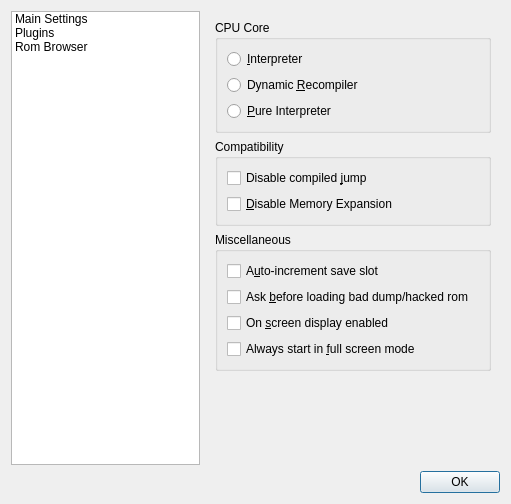
<ui version="4.0" >
 <class>SettingsDialog</class>
 <widget class="QDialog" name="SettingsDialog" >
  <property name="geometry" >
   <rect>
    <x>0</x>
    <y>0</y>
    <width>511</width>
    <height>504</height>
   </rect>
  </property>
  <property name="windowTitle" >
   <string>Dialog</string>
  </property>
  <layout class="QVBoxLayout" name="verticalLayout" >
   <item>
    <layout class="QHBoxLayout" name="horizontalLayout" >
     <item>
      <widget class="QListWidget" name="listWidget" >
       <property name="horizontalScrollBarPolicy" >
        <enum>Qt::ScrollBarAlwaysOff</enum>
       </property>
       <item>
        <property name="text" >
         <string>Main Settings</string>
        </property>
       </item>
       <item>
        <property name="text" >
         <string>Plugins</string>
        </property>
       </item>
       <item>
        <property name="text" >
         <string>Rom Browser</string>
        </property>
       </item>
      </widget>
     </item>
     <item>
      <widget class="QStackedWidget" name="stackedWidget" >
       <property name="currentIndex" >
        <number>0</number>
       </property>
       <widget class="QWidget" name="page" >
        <layout class="QVBoxLayout" name="verticalLayout_2" >
         <item>
          <widget class="QGroupBox" name="groupBox" >
           <property name="title" >
            <string>CPU Core</string>
           </property>
           <layout class="QVBoxLayout" name="verticalLayout_3" >
            <item>
             <widget class="QRadioButton" name="interpreterRadio" >
              <property name="text" >
               <string>&amp;Interpreter</string>
              </property>
             </widget>
            </item>
            <item>
             <widget class="QRadioButton" name="dynamicRecompilerRadio" >
              <property name="text" >
               <string>Dynamic &amp;Recompiler</string>
              </property>
             </widget>
            </item>
            <item>
             <widget class="QRadioButton" name="pureInterpreterRadio" >
              <property name="text" >
               <string>&amp;Pure Interpreter</string>
              </property>
             </widget>
            </item>
           </layout>
          </widget>
         </item>
         <item>
          <widget class="QGroupBox" name="groupBox_2" >
           <property name="title" >
            <string>Compatibility</string>
           </property>
           <layout class="QVBoxLayout" name="verticalLayout_4" >
            <item>
             <widget class="QCheckBox" name="disableCompiledJumpCheck" >
              <property name="text" >
               <string>Disable compiled &amp;jump</string>
              </property>
             </widget>
            </item>
            <item>
             <widget class="QCheckBox" name="disableMemoryExpansionCheck" >
              <property name="text" >
               <string>&amp;Disable Memory Expansion</string>
              </property>
             </widget>
            </item>
           </layout>
          </widget>
         </item>
         <item>
          <widget class="QGroupBox" name="groupBox_3" >
           <property name="title" >
            <string>Miscellaneous</string>
           </property>
           <layout class="QVBoxLayout" name="verticalLayout_5" >
            <item>
             <widget class="QCheckBox" name="autoIncrementSaveSlotCheck" >
              <property name="text" >
               <string>A&amp;uto-increment save slot</string>
              </property>
             </widget>
            </item>
            <item>
             <widget class="QCheckBox" name="askBeforeLoadingBadRomCheck" >
              <property name="text" >
               <string>Ask &amp;before loading bad dump/hacked rom</string>
              </property>
             </widget>
            </item>
            <item>
             <widget class="QCheckBox" name="osdEnabledCheck" >
              <property name="text" >
               <string>On &amp;screen display enabled</string>
              </property>
             </widget>
            </item>
            <item>
             <widget class="QCheckBox" name="alwaysStartInFullScreenModeCheck" >
              <property name="text" >
               <string>Always start in &amp;full screen mode</string>
              </property>
             </widget>
            </item>
           </layout>
          </widget>
         </item>
         <item>
          <spacer name="verticalSpacer" >
           <property name="orientation" >
            <enum>Qt::Vertical</enum>
           </property>
           <property name="sizeHint" stdset="0" >
            <size>
             <width>20</width>
             <height>40</height>
            </size>
           </property>
          </spacer>
         </item>
        </layout>
       </widget>
       <widget class="QWidget" name="page_2" >
        <layout class="QVBoxLayout" name="verticalLayout_6" >
         <item>
          <widget class="QGroupBox" name="groupBox_7" >
           <property name="title" >
            <string>Graphics Plugin</string>
           </property>
           <layout class="QVBoxLayout" name="verticalLayout_7" >
            <item>
             <widget class="QComboBox" name="graphicsPluginCombo" />
            </item>
            <item>
             <layout class="QHBoxLayout" name="horizontalLayout_2" >
              <item>
               <widget class="QPushButton" name="configGraphicsPluginButton" >
                <property name="text" >
                 <string>Config</string>
                </property>
               </widget>
              </item>
              <item>
               <widget class="QPushButton" name="testGraphicsPluginButton" >
                <property name="text" >
                 <string>Test</string>
                </property>
               </widget>
              </item>
              <item>
               <widget class="QPushButton" name="aboutGraphicsPluginButton" >
                <property name="text" >
                 <string>About</string>
                </property>
               </widget>
              </item>
             </layout>
            </item>
           </layout>
          </widget>
         </item>
         <item>
          <widget class="QGroupBox" name="groupBox_4" >
           <property name="title" >
            <string>Audio Plugin</string>
           </property>
           <layout class="QVBoxLayout" name="verticalLayout_8" >
            <item>
             <widget class="QComboBox" name="audioPluginCombo" />
            </item>
            <item>
             <layout class="QHBoxLayout" name="horizontalLayout_3" >
              <item>
               <widget class="QPushButton" name="configAudioPluginButton" >
                <property name="text" >
                 <string>Config</string>
                </property>
               </widget>
              </item>
              <item>
               <widget class="QPushButton" name="testAudioPluginButton" >
                <property name="text" >
                 <string>Test</string>
                </property>
               </widget>
              </item>
              <item>
               <widget class="QPushButton" name="aboutAudioPluginButton" >
                <property name="text" >
                 <string>About</string>
                </property>
               </widget>
              </item>
             </layout>
            </item>
           </layout>
          </widget>
         </item>
         <item>
          <widget class="QGroupBox" name="groupBox_5" >
           <property name="title" >
            <string>Input Plugin</string>
           </property>
           <layout class="QVBoxLayout" name="verticalLayout_9" >
            <item>
             <widget class="QComboBox" name="inputPluginCombo" />
            </item>
            <item>
             <layout class="QHBoxLayout" name="horizontalLayout_4" >
              <item>
               <widget class="QPushButton" name="configInputPluginButton" >
                <property name="text" >
                 <string>Config</string>
                </property>
               </widget>
              </item>
              <item>
               <widget class="QPushButton" name="testInputPluginButton" >
                <property name="text" >
                 <string>Test</string>
                </property>
               </widget>
              </item>
              <item>
               <widget class="QPushButton" name="aboutInputPluginButton" >
                <property name="text" >
                 <string>About</string>
                </property>
               </widget>
              </item>
             </layout>
            </item>
           </layout>
          </widget>
         </item>
         <item>
          <widget class="QGroupBox" name="groupBox_6" >
           <property name="title" >
            <string>RSP Plugin</string>
           </property>
           <layout class="QVBoxLayout" name="verticalLayout_10" >
            <item>
             <widget class="QComboBox" name="rspPluginCombo" />
            </item>
            <item>
             <layout class="QHBoxLayout" name="horizontalLayout_5" >
              <item>
               <widget class="QPushButton" name="configRspPluginButton" >
                <property name="text" >
                 <string>Config</string>
                </property>
               </widget>
              </item>
              <item>
               <widget class="QPushButton" name="testRspPluginButton" >
                <property name="text" >
                 <string>Test</string>
                </property>
               </widget>
              </item>
              <item>
               <widget class="QPushButton" name="aboutRspPluginButton" >
                <property name="text" >
                 <string>About</string>
                </property>
               </widget>
              </item>
             </layout>
            </item>
           </layout>
          </widget>
         </item>
        </layout>
       </widget>
       <widget class="QWidget" name="page_3" >
        <layout class="QVBoxLayout" name="verticalLayout_11" >
         <item>
          <widget class="QGroupBox" name="groupBox_8" >
           <property name="title" >
            <string>GroupBox</string>
           </property>
           <layout class="QVBoxLayout" name="verticalLayout_12" >
            <item>
             <widget class="RomDirectoriesListWidget" native="1" name="romDirectoriesListWidget" />
            </item>
           </layout>
          </widget>
         </item>
         <item>
          <widget class="QCheckBox" name="scanDirectoriesRecursivelyCheck" >
           <property name="text" >
            <string>&amp;Scan directories recursively</string>
           </property>
          </widget>
         </item>
         <item>
          <widget class="QCheckBox" name="showFullPathsInFilenamesCheck" >
           <property name="text" >
            <string>Show &amp;full paths in filenames</string>
           </property>
          </widget>
         </item>
        </layout>
       </widget>
      </widget>
     </item>
    </layout>
   </item>
   <item>
    <widget class="QDialogButtonBox" name="buttonBox" >
     <property name="orientation" >
      <enum>Qt::Horizontal</enum>
     </property>
     <property name="standardButtons" >
      <set>QDialogButtonBox::Ok</set>
     </property>
    </widget>
   </item>
  </layout>
 </widget>
 <customwidgets>
  <customwidget>
   <class>RomDirectoriesListWidget</class>
   <extends>QWidget</extends>
   <header>romdirectorieslistwidget.h</header>
   <container>1</container>
  </customwidget>
 </customwidgets>
 <tabstops>
  <tabstop>listWidget</tabstop>
  <tabstop>interpreterRadio</tabstop>
  <tabstop>dynamicRecompilerRadio</tabstop>
  <tabstop>pureInterpreterRadio</tabstop>
  <tabstop>disableCompiledJumpCheck</tabstop>
  <tabstop>disableMemoryExpansionCheck</tabstop>
  <tabstop>autoIncrementSaveSlotCheck</tabstop>
  <tabstop>askBeforeLoadingBadRomCheck</tabstop>
  <tabstop>osdEnabledCheck</tabstop>
  <tabstop>alwaysStartInFullScreenModeCheck</tabstop>
  <tabstop>graphicsPluginCombo</tabstop>
  <tabstop>configGraphicsPluginButton</tabstop>
  <tabstop>testGraphicsPluginButton</tabstop>
  <tabstop>aboutGraphicsPluginButton</tabstop>
  <tabstop>audioPluginCombo</tabstop>
  <tabstop>configAudioPluginButton</tabstop>
  <tabstop>testAudioPluginButton</tabstop>
  <tabstop>aboutAudioPluginButton</tabstop>
  <tabstop>inputPluginCombo</tabstop>
  <tabstop>configInputPluginButton</tabstop>
  <tabstop>testInputPluginButton</tabstop>
  <tabstop>aboutInputPluginButton</tabstop>
  <tabstop>rspPluginCombo</tabstop>
  <tabstop>configRspPluginButton</tabstop>
  <tabstop>testRspPluginButton</tabstop>
  <tabstop>aboutRspPluginButton</tabstop>
  <tabstop>scanDirectoriesRecursivelyCheck</tabstop>
  <tabstop>showFullPathsInFilenamesCheck</tabstop>
  <tabstop>buttonBox</tabstop>
 </tabstops>
 <resources/>
 <connections>
  <connection>
   <sender>buttonBox</sender>
   <signal>accepted()</signal>
   <receiver>SettingsDialog</receiver>
   <slot>accept()</slot>
   <hints>
    <hint type="sourcelabel" >
     <x>222</x>
     <y>484</y>
    </hint>
    <hint type="destinationlabel" >
     <x>157</x>
     <y>274</y>
    </hint>
   </hints>
  </connection>
  <connection>
   <sender>buttonBox</sender>
   <signal>rejected()</signal>
   <receiver>SettingsDialog</receiver>
   <slot>reject()</slot>
   <hints>
    <hint type="sourcelabel" >
     <x>290</x>
     <y>490</y>
    </hint>
    <hint type="destinationlabel" >
     <x>286</x>
     <y>274</y>
    </hint>
   </hints>
  </connection>
  <connection>
   <sender>listWidget</sender>
   <signal>currentRowChanged(int)</signal>
   <receiver>stackedWidget</receiver>
   <slot>setCurrentIndex(int)</slot>
   <hints>
    <hint type="sourcelabel" >
     <x>135</x>
     <y>164</y>
    </hint>
    <hint type="destinationlabel" >
     <x>378</x>
     <y>279</y>
    </hint>
   </hints>
  </connection>
 </connections>
</ui>
